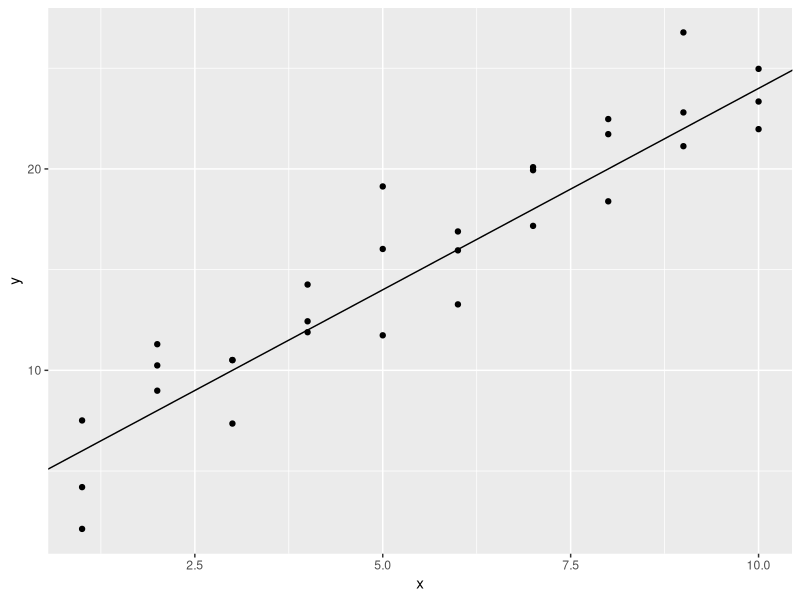
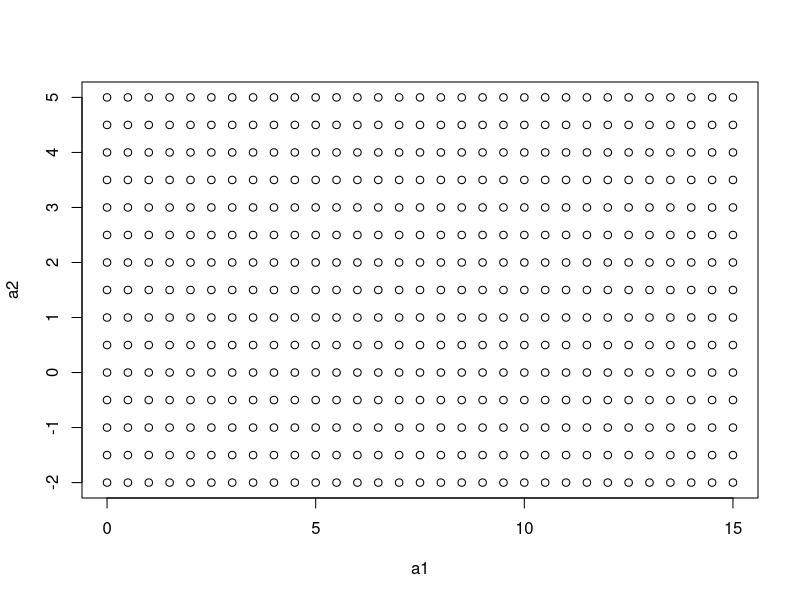
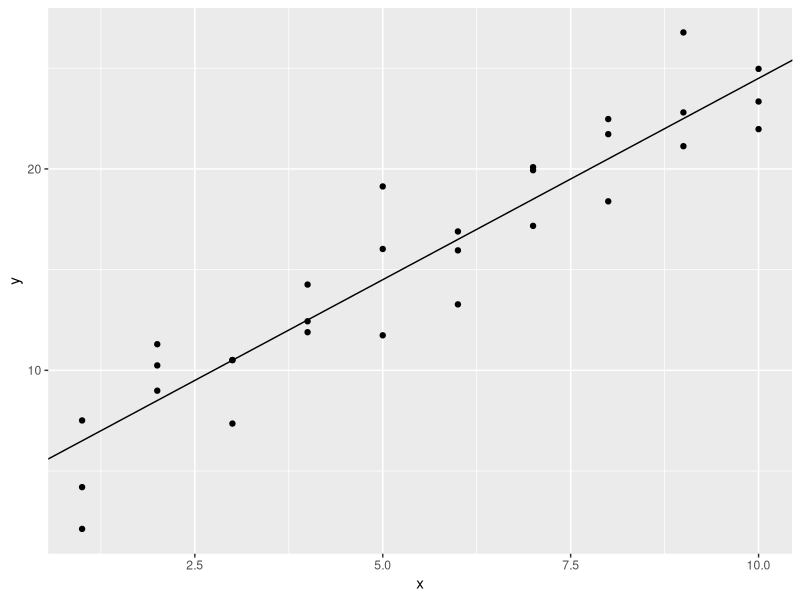
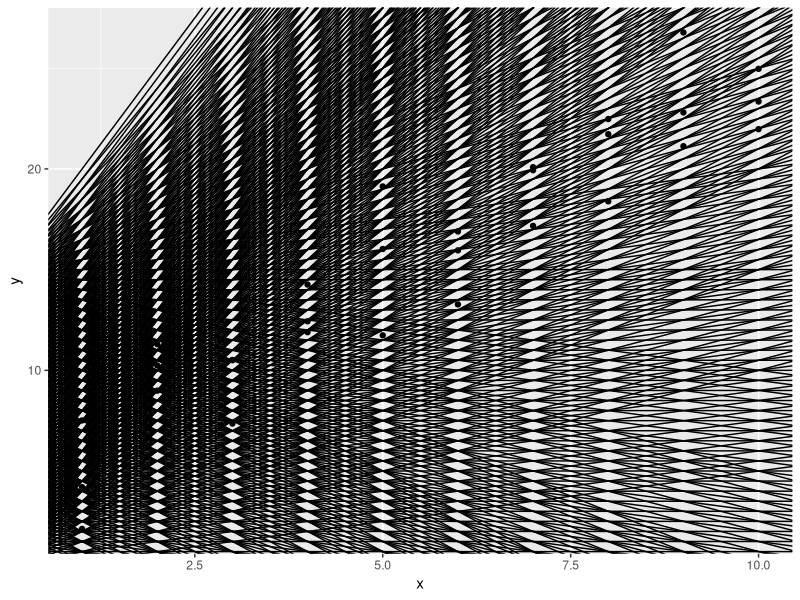
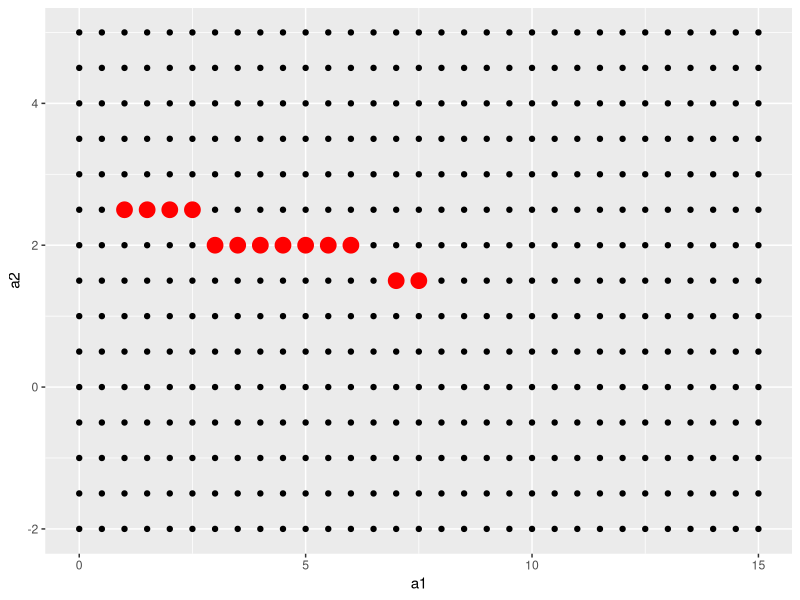
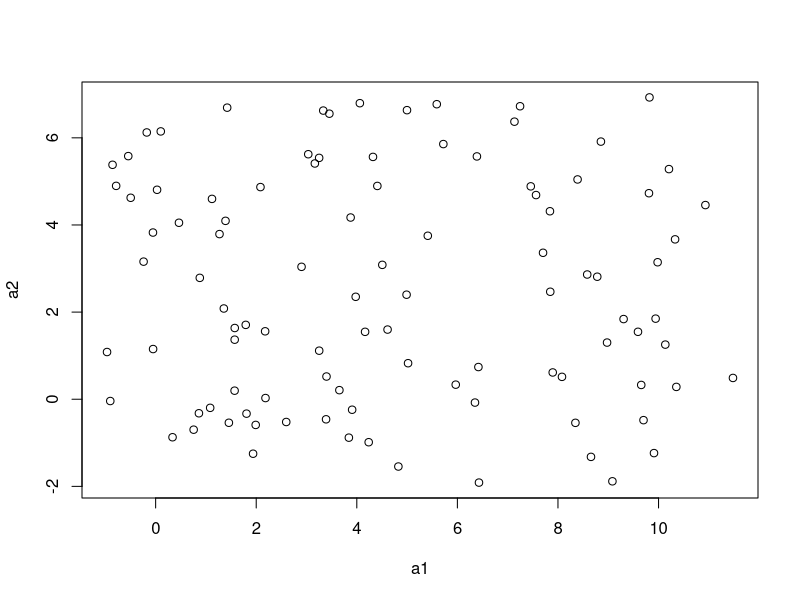

Generate these figures, in order, with R:
# Name: Christopher Kingston
# Date: 04/24/2023
# Assignment 13a

library(tidyverse)
library(ggplot2)
library(modelr)

df <- sim1
view(sim1)

Displaymodel <- function(model,data){
  ggplot(data,
       aes(x=x,y=y)) + geom_point() +
    geom_abline(intercept = model[1], slope = model[2])
}

DistanceBetweenModelAndData <- function(model,data){
  Prediction <- model[1] + model[2]*data$x
  Residual <- data$y - Prediction
  return(sqrt(sum(Residual^2)))
}
  
# what function to use to model the data?
# f(x)=a1 + a2*x

mymodel <- c(4,2)
Displaymodel(mymodel,df)
dist <- DistanceBetweenModelAndData(mymodel,df)
cat('model: ', mymodel,'; dist=',dist,'\n')

# Parameter space
Mymodels <- expand.grid(
  a1 = seq(0,15,by=0.5),
  a2 = seq(-2,5,by=0.5)
)
plot(Mymodels)
View(Mymodels)


# Calculate the distances between each model to the data set
Dist <- c()
for(i in 1:length(Mymodels$a1)){
  mymodel <- c(Mymodels$a1[i], Mymodels$a2[i])
  dist <- DistanceBetweenModelAndData(mymodel,df)
  Dist <- append(Dist,dist)
}
Mymodels$Distance <- Dist

i <- which(Mymodels$Distance == min(Mymodels$Distance))
i
cat('Minimum distance = ', Mymodels$Distance[i],'\n')
best_a1 <- Mymodels$a1[i]
best_a2 <- Mymodels$a2[i]
cat('Best model is y=', best_a1,'+',best_a2,'x.','\n')
Displaymodel(c(best_a1,best_a2),df)

# View all possible models
ggplot(df,
       aes(x=x,y=y)) + geom_point() +
  geom_abline(aes(intercept=a1, slope=a2),
              data=Mymodels)

# View the parameter space and the best models

Rank <- 15
ggplot(Mymodels,
       aes(x=a1,y=a2)) + geom_point() +
  geom_point(data=filter(Mymodels, Dist<Rank),
             size=5, color='red')

# Continued Parameter space
Mymodels <- data.frame(
  a1 = runif(100,-1,12),
  a2 = runif(100,-2,7)
)
plot(Mymodels)
View(Mymodels)

# Linear model command
q <- lm(y~x, data=df)
summary(q)
